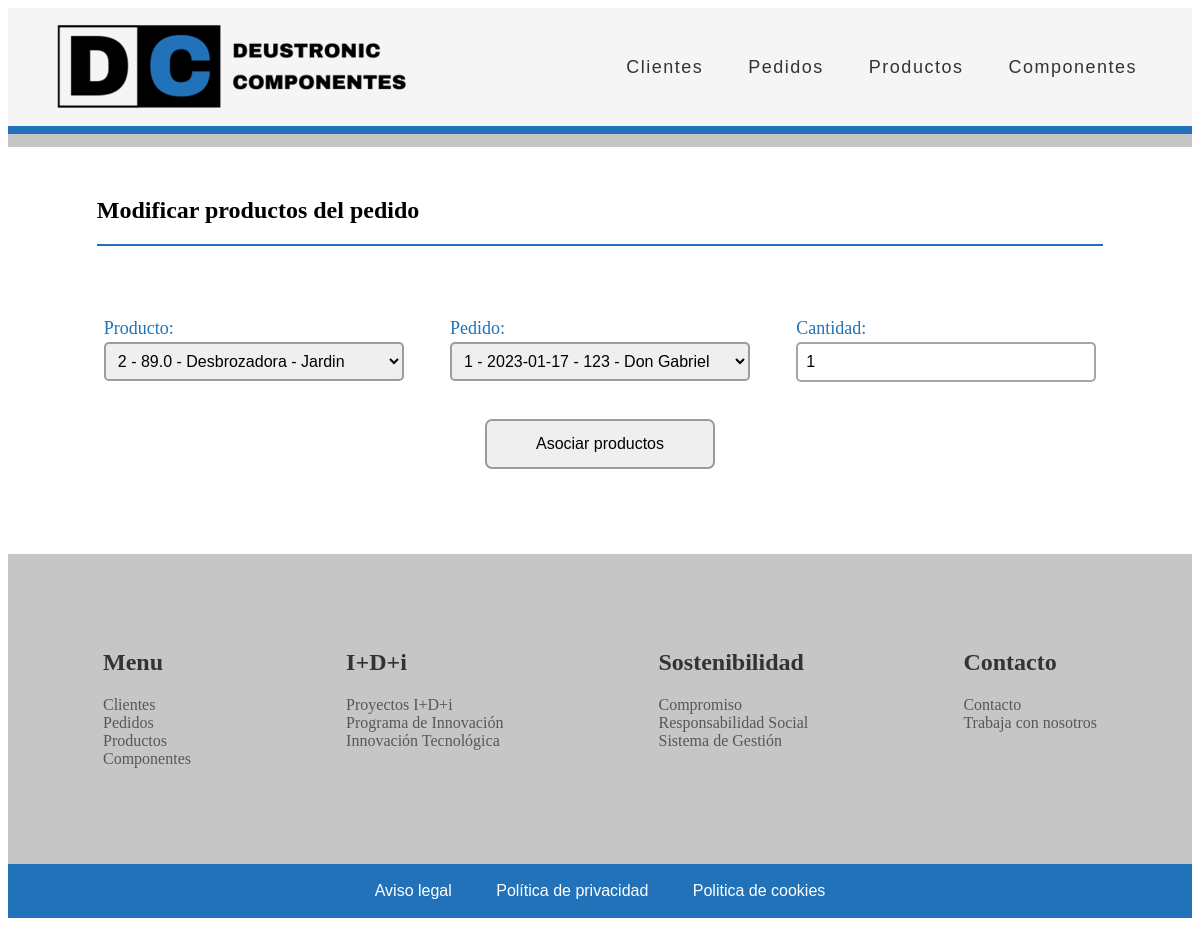
The page /appGestionPedidos/modificar-productoPedido/1/ on the database its author committed.
### appGestionPedidos/models.py (models this page shows, shortened)
class ProductoPedido(models.Model):
    idProducto = models.ForeignKey(Producto, on_delete=models.CASCADE)
    idPedido = models.ForeignKey(Pedido, on_delete=models.CASCADE)
    cantidad = models.IntegerField()

### appGestionPedidos/views.py (the view)
# urls.py: path('modificar-productoPedido/<id>/', productoPedido_modify, name='productoPedido_modify'),
def productoPedido_modify(request, id):
    productoPedido = get_object_or_404(ProductoPedido, id=id)
    data = {
            'formulario': ProductoPedidoForm(instance=productoPedido)
        }
    if request.method == 'POST':
        formulario = PedidoForm(data=request.POST, instance=productoPedido, files=request.FILES)
        if formulario.is_valid():
            formulario.save()
            return redirect("pedido")
        data["formulario"] = formulario
    return render(request, 'appGestionPedidos/productoPedido_modify.html', data)

### appGestionPedidos/forms.py
class ProductoPedidoForm(forms.ModelForm):
    class Meta:
        model = ProductoPedido
        fields = ['idProducto', 'idPedido', 'cantidad']

### appGestionPedidos/models.py (called while the page is built)
    def __str__(self):
       return f"{self.CIF} - {self.nombreEmpresa}"

    def __str__(self):
       return f"{self.nombre}"

    def __str__(self):
       return f"{self.id} - {self.precio} - {self.nombre} - {self.categoria}"

    def __str__(self):
       return f"{self.id} - {self.fecha} - {self.cliente}"

### appGestionPedidos/templates/appGestionPedidos/productoPedido_modify.html (shortened to what this page needs)
{% extends "base.html" %}
{% load static %}
{% block contenido %}
<div class="main_container">
    <div class="main_c_m_title">
        <h2>Modificar productos del pedido</h2>
        <div class="main_line_blue"></div>
    </div>
    <form class="main_form" action="{% url 'productoPedido_create' %}" method="post">
        <div class="main_form_container">
            <div class="main_form_field">
                <label for="{{ formulario.idProducto.id_for_label }}">Producto: </label>
                {{ formulario.idProducto }}
            </div>
            <div class="main_form_field">
                <label for="{{ formulario.idPedido.id_for_label }}">Pedido: </label>
                {{ formulario.idPedido }}
            </div>
            <div class="main_form_field">
                <label for="{{ formulario.cantidad.id_for_label }}">Cantidad: </label>
                {{ formulario.cantidad }}
            </div>
        </div>
        <div class="main_form_button">
            <input type="submit" value="Asociar productos" />
        </div>
    </form>
</div>
{% endblock %}

### appGestionPedidos/static/CSS/estilos.css (style rules this page uses)
.main_container { width: 85%; max-width: 1300px; margin: 50px auto; text-align: justify; }
.main_line_blue { background-color: #2172b9; height: 2.5px; }
.main_form { padding: 35px 0px; }
.main_form_container { display: flex; flex-wrap: wrap; justify-content: space-between; width: 100%; max-width: 1100px; padding: 30px 0px; margin-left: auto; margin-right: auto; }
.main_form_field { display: flex; flex-direction: column; width: 300px; margin: 7px 7px; }
.main_form_field label { font-size: 18px; margin-bottom: 3px; color: #2172b9; }
.main_form_field input { font-size: 16px; height: 34px; padding-left: 8px; border: 2px solid #33333370; border-radius: 5px; }
.main_form_field select { font-size: 16px; height: 39px; padding-left: 8px; border: 2px solid #33333370; border-radius: 5px; }
.main_form_button { display: flex; justify-content: center; width: auto; margin-left: auto; margin-right: auto; }
.main_form_button input { border: 2px solid #33333370; border-radius: 7px; font-size: medium; height: 50px; width: 230px; }

### rows shown on the page
ProductoPedido: idProducto "2 - 89.0 - Desbrozadora - Jardin", idPedido "1 - 2023-01-17 - 123 - Don Gabriel", cantidad "1"
